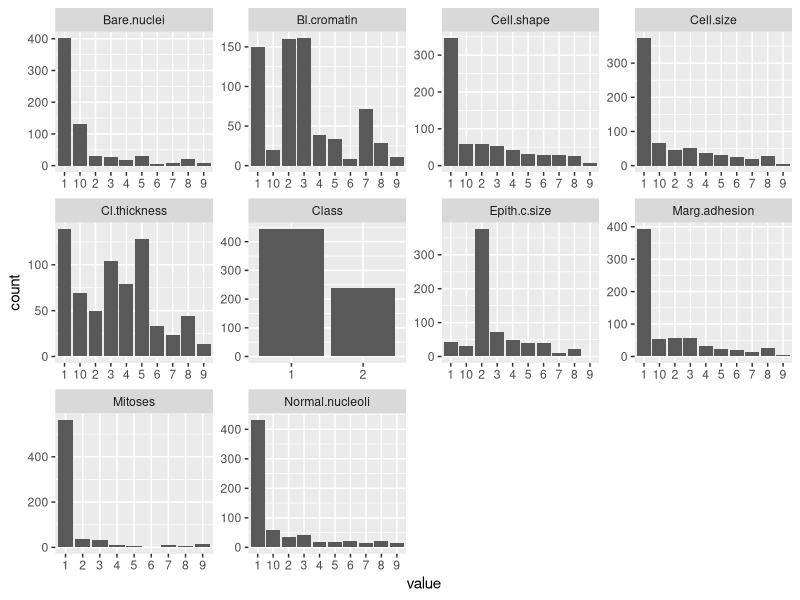
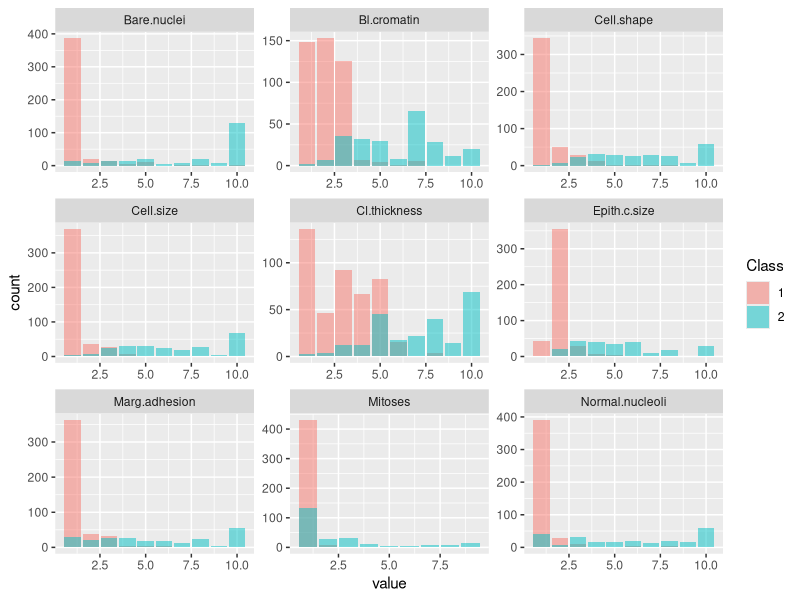

The R script that drew these images, in order:
library(tidyverse)
library(caret) #Machine learning in R
library(mlbench) #dataset
library(e1071)
#packages necessary for fitting RF & SVM
library(randomForest)
library(kernlab)

data(BreastCancer, package="mlbench")

#cleaning & preprocessing of the dataset
cancer_data <- as_tibble(BreastCancer) %>%
  select(-Id) %>%
  mutate_all(as.integer) %>%
  mutate(Class = as.factor(Class))


#------------------------------------------------------------------------------------------------------------------------
# exploring the dataset
#------------------------------------------------------------------------------------------------------------------------

#first try to understand the dataset and its variables:
#what variables are contained in the dataset? Can you identify what they mean?
#what types and value ranges have those variables?
#are there missing data?

#different ways of looking at the data possible
cancer_data
cancer_data %>% glimpse()
cancer_data %>% summary()
cancer_data$Class %>% table()

#are there missing values in the dataset?
missing_values <- map_int(cancer_data, function(x) sum(is.na(x)))

#remove all rows with missing values (there are other strategies to handle missing data but we use the simplest option here)
cancer_data <- cancer_data %>% drop_na()


#------------------------------------------------------------------------------------------------------------------------
# now vizualize the dataset to get understanding of the variables and their dependencies
#------------------------------------------------------------------------------------------------------------------------

#histograms of all variables
#are there interesting observations?
#are the classes (esp. our target class "Class") balanced?
cancer_data %>%
  gather() %>%
  ggplot(aes(value)) + #be sure to understand why the variable is called value
  facet_wrap(~ key, scales = "free") +
  geom_bar()

#now separate histogram for each class of "Class" to detect which variables differ between the classes
cancer_data %>%
  gather(key, value, -"Class") %>%
  ggplot(aes(value, fill=Class)) +
  facet_wrap(~ key, scales = "free") +
  geom_bar(alpha=.5, position="identity")

#Based on this. Which features (variables) will be most important for classification?
#------------------------------------------------------------------------------------------------------------------------
# split to test and training dataset
#------------------------------------------------------------------------------------------------------------------------

#create the partitioning indices with the caret function createDataPartition()
idx_train <- createDataPartition(
  y = cancer_data$Class,
  p = 0.8,
  list = FALSE
)

cancer_data_train <- cancer_data[idx_train,]
cancer_data_val <- cancer_data[-idx_train,]


#------------------------------------------------------------------------------------------------------------------------
# train logistic regression on the training dataset
#------------------------------------------------------------------------------------------------------------------------

log_reg_model <- train(Class ~ Cl.thickness + Cell.size + Cell.shape +
                         Marg.adhesion + Epith.c.size + Bare.nuclei +
                         Bl.cromatin + Normal.nucleoli + Mitoses,
                       data = cancer_data_train, method = "glm", family = "binomial")


#------------------------------------------------------------------------------------------------------------------------
# prediction of the outcome variable for the validation data and estimation of the algorithms performance
#------------------------------------------------------------------------------------------------------------------------

#predicting the classes and confusion matrix
pred_log_reg = predict(log_reg_model, newdata = cancer_data_val)
confusionMatrix(data=pred_log_reg, cancer_data_val$Class)

#which are the most important variables?
varImp(log_reg_model)


#------------------------------------------------------------------------------------------------------------------------
# use other algorithms
#------------------------------------------------------------------------------------------------------------------------

#support vector machine
svm_model <- train(Class ~ Cl.thickness + Cell.size + Cell.shape +
                     Marg.adhesion + Epith.c.size + Bare.nuclei +
                     Bl.cromatin + Normal.nucleoli + Mitoses,
                   data = cancer_data_train, method = "svmLinear")
pred_svm = predict(svm_model, newdata = cancer_data_val)
confusionMatrix(data=pred_svm, cancer_data_val$Class)

#random forest
rf_model <- train(Class ~ Cl.thickness + Cell.size + Cell.shape +
                     Marg.adhesion + Epith.c.size + Bare.nuclei +
                     Bl.cromatin + Normal.nucleoli + Mitoses,
                   data = cancer_data_train, method = "rf")
pred_rf = predict(rf_model, newdata = cancer_data_val)
confusionMatrix(data=pred_rf, cancer_data_val$Class)


#------------------------------------------------------------------------------------------------------------------------
# equalize number of examples per class - not really necessary for this dataset
#------------------------------------------------------------------------------------------------------------------------

up_train <- upSample(x = cancer_data_train %>% select(-Class),
                     y = cancer_data_train$Class,
                     yname = "Class") %>% as_tibble()

log_reg_model <- train(Class ~ Cl.thickness + Cell.size + Cell.shape +
                         Marg.adhesion + Epith.c.size + Bare.nuclei +
                         Bl.cromatin + Normal.nucleoli + Mitoses,
                       data = up_train, method = "glm", family = "binomial")
pred = predict(log_reg_model, newdata = cancer_data_val)
confusionMatrix(data=pred, cancer_data_val$Class)
